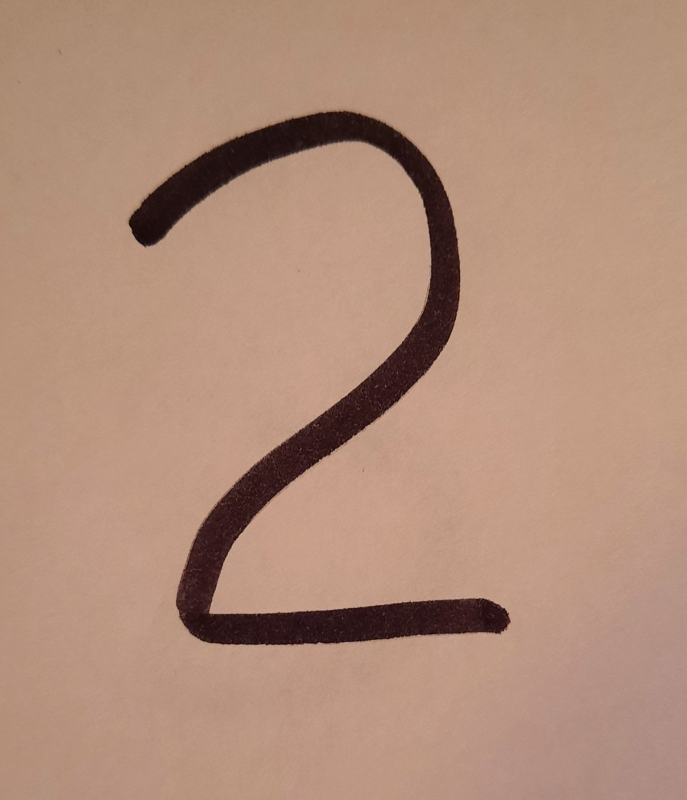
#> input picture bilder/zwei.jpg, 1373 x 1600 px (shown at 1/2 size)
$ python bilderkennung.py
#> lines starting #> are read from the running program, lines starting #| are printed output that depends on the picture
# graustufen.py
from PIL import Image

PFAD = 'bilder/zwei.jpg'

bild = Image.open(PFAD)
#> bild is the input picture: PIL image 1373x1600 RGB; mean R, G, B 176.5, 141.1, 121.8
kleinesBild = bild.resize(size=(28, 28))
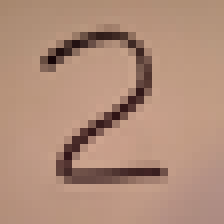
#> kleinesBild: PIL image 28x28 RGB (shown 8 times larger); mean R, G, B 176.6, 141.1, 121.8

sequenz = kleinesBild.getdata()
liste = list(sequenz)
#> liste = 784 items, first 6: (167, 135, 110), (168, 136, 111), (169, 137, 113), (169, 137, 114), (171, 139, 115), (171, 139, 115)

graustufen = [255 - sum(pixel)/3 for pixel in liste] #1
#> graustufen = 784 values, max 243 at index 202, min 84.33 at index 488, mean 108.5
graustufen = [pixel if pixel > 120 else 0 for pixel in graustufen]
#> graustufen = 784 values, max 243 at index 202, min 0 at index 0, mean 20.45

neuesBild = Image.new(mode='L', size=(28, 28)) #2
#> neuesBild: PIL image 28x28 L; every value is 0
neuesBild.putdata(graustufen) #3
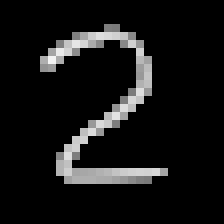
#> neuesBild: PIL image 28x28 L (shown 8 times larger); min 0, max 243, mean 20.4
neuesBild.show()

$ run again, with bilder/6.jpg copied over bilder/zwei.jpg
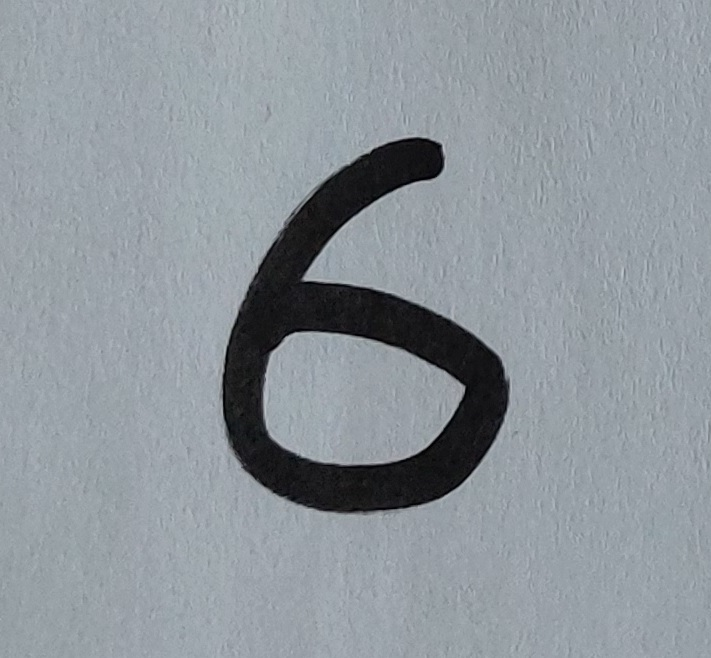
#> input picture bilder/6.jpg, 711 x 658 px
#> bild is the input picture: PIL image 711x658 RGB; mean R, G, B 142.7, 150.3, 156.5
#> `kleinesBild = bild.resize(size=(28, 28))`:
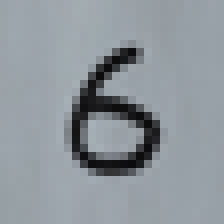
#> kleinesBild: PIL image 28x28 RGB (shown 8 times larger); mean R, G, B 142.7, 150.3, 156.5
#> liste = 784 items, first 6: (154, 163, 169), (156, 165, 172), (158, 165, 173), (156, 165, 172), (156, 164, 170), (157, 166, 173)
#> `graustufen = [255 - sum(pixel)/3 for pixel in liste]`: graustufen = 784 values, max 243.3 at index 576, min 80 at index 431, mean 105.2
#> `graustufen = [pixel if pixel > 120 else 0 for pixel in graustufen]`: graustufen = 784 values, max 243.3 at index 576, min 0 at index 0, mean 23.15
#> `neuesBild.putdata(graustufen)`:
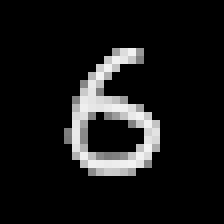
#> neuesBild: PIL image 28x28 L (shown 8 times larger); min 0, max 243, mean 23.1
